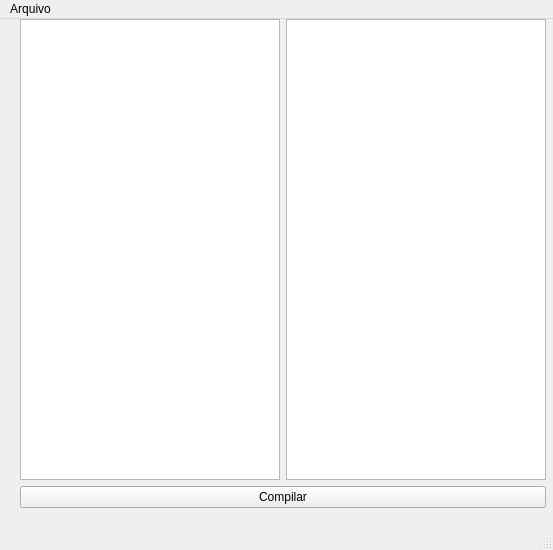
<?xml version="1.0" encoding="UTF-8"?>
<ui version="4.0">
 <class>MainWindow</class>
 <widget class="QMainWindow" name="MainWindow">
  <property name="geometry">
   <rect>
    <x>0</x>
    <y>0</y>
    <width>553</width>
    <height>550</height>
   </rect>
  </property>
  <property name="windowTitle">
   <string>dis.gui.se</string>
  </property>
  <widget class="QWidget" name="centralwidget">
   <widget class="QWidget" name="verticalLayoutWidget">
    <property name="geometry">
     <rect>
      <x>20</x>
      <y>0</y>
      <width>526</width>
      <height>501</height>
     </rect>
    </property>
    <layout class="QVBoxLayout" name="verticalLayout">
     <property name="sizeConstraint">
      <enum>QLayout::SetDefaultConstraint</enum>
     </property>
     <property name="leftMargin">
      <number>0</number>
     </property>
     <property name="topMargin">
      <number>0</number>
     </property>
     <property name="bottomMargin">
      <number>12</number>
     </property>
     <item>
      <layout class="QHBoxLayout" name="horizontalLayout">
       <item>
        <widget class="QPlainTextEdit" name="pte_Source_Code"/>
       </item>
       <item>
        <widget class="QPlainTextEdit" name="pte_Compiled_Code"/>
       </item>
      </layout>
     </item>
     <item>
      <layout class="QHBoxLayout" name="horizontalLayout_2">
       <item>
        <widget class="QPushButton" name="btnCompile">
         <property name="text">
          <string>Compilar</string>
         </property>
        </widget>
       </item>
      </layout>
     </item>
    </layout>
   </widget>
  </widget>
  <widget class="QMenuBar" name="menubar">
   <property name="geometry">
    <rect>
     <x>0</x>
     <y>0</y>
     <width>553</width>
     <height>22</height>
    </rect>
   </property>
   <widget class="QMenu" name="menuArquivo">
    <property name="title">
     <string>Arquivo</string>
    </property>
    <addaction name="actionSair"/>
   </widget>
   <addaction name="menuArquivo"/>
  </widget>
  <widget class="QStatusBar" name="statusbar"/>
  <action name="actionSair">
   <property name="text">
    <string>Sair</string>
   </property>
  </action>
 </widget>
 <resources/>
 <connections/>
</ui>
